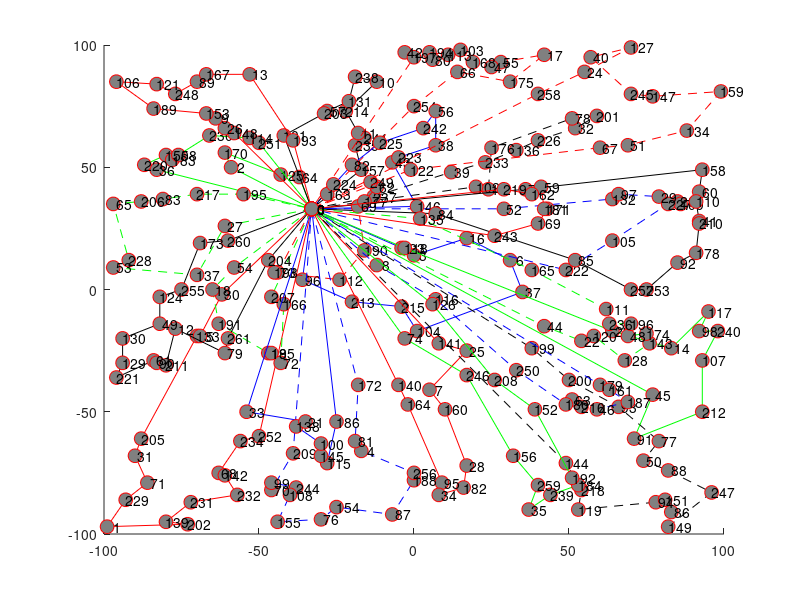

MATLAB code for this plot: (Note: this script raises an error after producing the figure.)
hold on;
plot([-33;-50;-56;-63;-61;-57;-72;-80;-73;-99;-93;-86;-90;-88;-70;-69;-62;-33], [ 33;-60;-62;-75;-76;-84;-87;-95;-96;-97;-86;-79;-68;-61;-19;-19; -2; 33], '-ro', 'MarkerSize', 10, 'MarkerEdgeColor', 'r', 'MarkerFaceColor', [0.5,0.5,0.5]);
text([-33;-50;-56;-63;-61;-57;-72;-80;-73;-99;-93;-86;-90;-88;-70;-69;-62;-33], [ 33;-60;-62;-75;-76;-84;-87;-95;-96;-97;-86;-79;-68;-61;-19;-19; -2; 33], num2str([   0; 252; 234;  68; 142; 232; 231; 139; 202;   1; 229;  71;  31; 205; 133;   5;  30;   0]));
plot([-33;-59;-61;-43;-37;-33], [ 33; 50; 56; 47; 46; 33], '-go', 'MarkerSize', 10, 'MarkerEdgeColor', 'r', 'MarkerFaceColor', [0.5,0.5,0.5]);
text([-33;-59;-61;-43;-37;-33], [ 33; 50; 56; 47; 46; 33], num2str([   0;   2; 170; 125;  64;   0]));
plot([-33; -4;  0; 17; 31; 35;  1; -4;-20;-36;-33], [ 33; 17; 14; 21; 12; -1;-17; -7; -5;  4; 33], '-bo', 'MarkerSize', 10, 'MarkerEdgeColor', 'r', 'MarkerFaceColor', [0.5,0.5,0.5]);
text([-33; -4;  0; 17; 31; 35;  1; -4;-20;-36;-33], [ 33; 17; 14; 21; 12; -1;-17; -7; -5;  4; 33], num2str([   0; 123;   3;  16;   6;  37; 104; 215; 213;  96;   0]));
plot([-33;-17;-19;-16;-18;-22;-12;-19;-21;-28;-29;-42;-33], [ 33; 49; 59; 62; 64; 73; 85; 87; 77; 73; 72; 63; 33], '-ko', 'MarkerSize', 10, 'MarkerEdgeColor', 'r', 'MarkerFaceColor', [0.5,0.5,0.5]);
text([-33;-17;-19;-16;-18;-22;-12;-19;-21;-28;-29;-42;-33], [ 33; 49; 59; 62; 64; 73; 85; 87; 77; 73; 72; 63; 33], num2str([   0; 157; 235; 241;  11; 214;  10; 238; 131;  57; 203; 101;   0]));
plot([-33;  0; 14; 31; 42; 28; 25; 19; 15; 11;  5;  6; -3;  0;-33], [ 33; 75; 89; 85; 96; 93; 91; 93; 98; 96; 97; 94; 97; 95; 33], '--ro', 'MarkerSize', 10, 'MarkerEdgeColor', 'r', 'MarkerFaceColor', [0.5,0.5,0.5]);
text([-33;  0; 14; 31; 42; 28; 25; 19; 15; 11;  5;  6; -3;  0;-33], [ 33; 75; 89; 85; 96; 93; 91; 93; 98; 96; 97; 94; 97; 95; 33], num2str([   0; 254;  66; 175;  17;  55;  47; 168; 103; 113; 194;  80;  42; 197;   0]));
plot([-33;-58;-65;-63;-47;-46;-43;-42;-46;-33], [ 33;  9;  0;-14;-26;-26;-30; -6; -3; 33], '--go', 'MarkerSize', 10, 'MarkerEdgeColor', 'r', 'MarkerFaceColor', [0.5,0.5,0.5]);
text([-33;-58;-65;-63;-47;-46;-43;-42;-46;-33], [ 33;  9;  0;-14;-26;-26;-30; -6; -3; 33], num2str([   0;  54;  18; 191;  19; 185;  72; 166; 207;   0]));
plot([-33; 29; 64; 66; 79; 85; 86; 82; 64; 49;-33], [ 33; 33; 37; 39; 38; 36; 35; 35; 20;  8; 33], '--bo', 'MarkerSize', 10, 'MarkerEdgeColor', 'r', 'MarkerFaceColor', [0.5,0.5,0.5]);
text([-33; 29; 64; 66; 79; 85; 86; 82; 64; 49;-33], [ 33; 33; 37; 39; 38; 36; 35; 35; 20;  8; 33], num2str([   0;  52; 132;  97;  29;  20; 109; 227; 105; 222;   0]));
plot([-33;-13; 12; 23; 33; 40; 52; 59; 51; 25; 24; 20;-33], [ 33; 38; 48; 52; 57; 61; 66; 71; 70; 58; 41; 42; 33], '--ko', 'MarkerSize', 10, 'MarkerEdgeColor', 'r', 'MarkerFaceColor', [0.5,0.5,0.5]);
text([-33;-13; 12; 23; 33; 40; 52; 59; 51; 25; 24; 20;-33], [ 33; 38; 48; 52; 57; 61; 66; 71; 70; 58; 41; 42; 33], num2str([   0; 237;  39; 233; 136; 226;  32; 201;  78; 176;  15; 102;   0]));
plot([-33; -5; -2;  9;  8; 16; 17; 10;  5; 17;  8;-33], [ 33;-39;-47;-79;-84;-81;-72;-49;-41;-25;-22; 33], '-ro', 'MarkerSize', 10, 'MarkerEdgeColor', 'r', 'MarkerFaceColor', [0.5,0.5,0.5]);
text([-33; -5; -2;  9;  8; 16; 17; 10;  5; 17;  8;-33], [ 33;-39;-47;-79;-84;-81;-72;-49;-41;-25;-22; 33], num2str([   0; 140; 164;  95;  34; 182;  28; 160;   7;  25; 141;   0]));
plot([-33;-83;-87;-80;-78;-76;-66;-53;-50;-33], [ 33; 49; 51; 55; 53; 55; 63; 62; 60; 33], '-go', 'MarkerSize', 10, 'MarkerEdgeColor', 'r', 'MarkerFaceColor', [0.5,0.5,0.5]);
text([-33;-83;-87;-80;-78;-76;-66;-53;-50;-33], [ 33; 49; 51; 55; 53; 55; 63; 62; 60; 33], num2str([   0;  36; 220; 150; 183;  58; 230; 114; 251;   0]));
plot([-33;  1; -7; -5;  7;  7;  3;-11;-20;-33], [ 33; 34; 52; 54; 59; 73; 66; 60; 51; 33], '-bo', 'MarkerSize', 10, 'MarkerEdgeColor', 'r', 'MarkerFaceColor', [0.5,0.5,0.5]);
text([-33;  1; -7; -5;  7;  7;  3;-11;-20;-33], [ 33; 34; 52; 54; 59; 73; 66; 60; 51; 33], num2str([   0; 146;  43; 223;  38;  56; 242; 225;  82;   0]));
plot([-33; 36; 93; 92; 91; 92; 92; 91; 85; 75; 70; 52;  7;-33], [ 33; 41; 49; 40; 36; 28; 27; 15; 11;  0;  0; 12; 31; 33], '-ko', 'MarkerSize', 10, 'MarkerEdgeColor', 'r', 'MarkerFaceColor', [0.5,0.5,0.5]);
text([-33; 36; 93; 92; 91; 92; 92; 91; 85; 75; 70; 52;  7;-33], [ 33; 41; 49; 40; 36; 28; 27; 15; 11;  0;  0; 12; 31; 33], num2str([   0;  75; 158;  60; 110;  41; 210; 178;  92; 253; 257;  85;  84;   0]));
plot([-33;-44;-45;-24;-16;-18;-16;-12;-14;-33], [ 33;  7;  7;  4; 16; 34; 36; 42; 44; 33], '--ro', 'MarkerSize', 10, 'MarkerEdgeColor', 'r', 'MarkerFaceColor', [0.5,0.5,0.5]);
text([-33;-44;-45;-24;-16;-18;-16;-12;-14;-33], [ 33;  7;  7;  4; 16; 34; 36; 42; 44; 33], num2str([   0;  73; 198; 112; 190;  69; 177;  62; 249;   0]));
plot([-33;-61;-70;-97;-92;-97;-88;-81;-70;-55;-33], [ 33; 26;  6;  9; 12; 35; 36; 37; 39; 39; 33], '--go', 'MarkerSize', 10, 'MarkerEdgeColor', 'r', 'MarkerFaceColor', [0.5,0.5,0.5]);
text([-33;-61;-70;-97;-92;-97;-88;-81;-70;-55;-33], [ 33; 26;  6;  9; 12; 35; 36; 37; 39; 39; 33], num2str([   0;  27; 137;  53; 228;  65; 206;  83; 217; 195;   0]));
plot([-33;-39;-46;-46;-38;-40;-44;-30;-25; -7;  0;  0;-17;-19;-18;-33], [ 33;-67;-82;-79;-81;-84;-95;-94;-89;-92;-78;-75;-66;-62;-39; 33], '--bo', 'MarkerSize', 10, 'MarkerEdgeColor', 'r', 'MarkerFaceColor', [0.5,0.5,0.5]);
text([-33;-39;-46;-46;-38;-40;-44;-30;-25; -7;  0;  0;-17;-19;-18;-33], [ 33;-67;-82;-79;-81;-84;-95;-94;-89;-92;-78;-75;-66;-62;-39; 33], num2str([   0; 209;  70;  99; 244; 108; 155;  76; 154;  87; 188; 256;   4;  81; 172;   0]));
plot([-33; 49; 54; 53; 78; 81; 83; 82; 96; 82; 74; 79; 66; 50; 38;-33], [ 33;-71;-82;-90;-87;-86;-91;-97;-83;-74;-70;-62;-48;-37;-24; 33], '--ko', 'MarkerSize', 10, 'MarkerEdgeColor', 'r', 'MarkerFaceColor', [0.5,0.5,0.5]);
text([-33; 49; 54; 53; 78; 81; 83; 82; 96; 82; 74; 79; 66; 50; 38;-33], [ 33;-71;-82;-90;-87;-86;-91;-97;-83;-74;-70;-62;-48;-37;-24; 33], num2str([   0; 144; 218; 119;  94; 151;  86; 149; 247;  88;  50;  77;  93; 200; 199;   0]));
plot([-33;-58;-61;-64;-67;-84;-96;-83;-77;-70;-67;-53;-39;-33], [ 33; 64; 66; 70; 72; 74; 85; 84; 80; 85; 88; 88; 61; 33], '-ro', 'MarkerSize', 10, 'MarkerEdgeColor', 'r', 'MarkerFaceColor', [0.5,0.5,0.5]);
text([-33;-58;-61;-64;-67;-84;-96;-83;-77;-70;-67;-53;-39;-33], [ 33; 64; 66; 70; 72; 74; 85; 84; 80; 85; 88; 88; 61; 33], num2str([   0; 148;  26;   9; 153; 189; 106; 121; 248;  89; 167;  13; 193;   0]));
plot([-33; -3; 64; 83; 95; 92; 98; 93; 93; 71; 77;-33], [ 33; 17;-17;-24; -9;-17;-17;-29;-50;-61;-43; 33], '-go', 'MarkerSize', 10, 'MarkerEdgeColor', 'r', 'MarkerFaceColor', [0.5,0.5,0.5]);
text([-33; -3; 64; 83; 95; 92; 98; 93; 93; 71; 77;-33], [ 33; 17;-17;-24; -9;-17;-17;-29;-50;-61;-43; 33], num2str([   0; 118;  23;  14; 117;  98; 240; 107; 212;  91;  45;   0]));
plot([-33;-25;-28;-30;-30;-38;-35;-54;-33], [ 33;-54;-71;-68;-63;-56;-54;-50; 33], '-bo', 'MarkerSize', 10, 'MarkerEdgeColor', 'r', 'MarkerFaceColor', [0.5,0.5,0.5]);
text([-33;-25;-28;-30;-30;-38;-35;-54;-33], [ 33;-54;-71;-68;-63;-56;-54;-50; 33], num2str([   0; 186; 115; 145; 100; 138;  21;  33;   0]));
plot([-33;-60;-69;-75;-82;-82;-94;-94;-96;-84;-83;-80;-77;-61;-60;-47;-33], [ 33; 20; 19;  0; -3;-14;-20;-30;-36;-29;-30;-31;-16;-26;-20; 12; 33], '-ko', 'MarkerSize', 10, 'MarkerEdgeColor', 'r', 'MarkerFaceColor', [0.5,0.5,0.5]);
text([-33;-60;-69;-75;-82;-82;-94;-94;-96;-84;-83;-80;-77;-61;-60;-47;-33], [ 33; 20; 19;  0; -3;-14;-20;-30;-36;-29;-30;-31;-16;-26;-20; 12; 33], num2str([   0; 260; 173; 255; 124;  49; 130; 129; 221;  61;  90; 211;  12;  79; 261; 204;   0]));
plot([-33; -1; 60; 69; 88; 99; 77; 70; 57; 70; 55; 40;-33], [ 33; 49; 58; 59; 65; 81; 79; 80; 95; 99; 89; 80; 33], '--ro', 'MarkerSize', 10, 'MarkerEdgeColor', 'r', 'MarkerFaceColor', [0.5,0.5,0.5]);
text([-33; -1; 60; 69; 88; 99; 77; 70; 57; 70; 55; 40;-33], [ 33; 49; 58; 59; 65; 81; 79; 80; 95; 99; 89; 80; 33], num2str([   0; 122;  67;  51; 134; 159; 147; 245;  40; 127;  24; 258;   0]));
plot([-33; 42; 54; 58; 68; 76; 75; 69; 70; 63; 62; 38;  2;-33], [ 33;-15;-21;-19;-29;-22;-18;-19;-14;-14; -8;  8; 29; 33], '--go', 'MarkerSize', 10, 'MarkerEdgeColor', 'r', 'MarkerFaceColor', [0.5,0.5,0.5]);
text([-33; 42; 54; 58; 68; 76; 75; 69; 70; 63; 62; 38;  2;-33], [ 33;-15;-21;-19;-29;-22;-18;-19;-14;-14; -8;  8; 29; 33], num2str([   0;  44;  22; 120; 128; 143; 174;  48; 196; 236; 111; 165; 135;   0]));
plot([-33; 60; 63; 69; 59; 54; 51; 49; 33;  7;-12;-33], [ 33;-39;-41;-46;-49;-48;-45;-47;-33; -4; 10; 33], '--bo', 'MarkerSize', 10, 'MarkerEdgeColor', 'r', 'MarkerFaceColor', [0.5,0.5,0.5]);
text([-33; 60; 63; 69; 59; 54; 51; 49; 33;  7;-12;-33], [ 33;-39;-41;-46;-49;-48;-45;-47;-33; -4; 10; 33], num2str([   0; 179; 161; 187;  46; 216;  63; 180; 250; 116;   8;   0]));
plot([-33;-28;-26;-33], [ 33; 39; 43; 33], '--ko', 'MarkerSize', 10, 'MarkerEdgeColor', 'r', 'MarkerFaceColor', [0.5,0.5,0.5]);
text([-33;-28;-26;-33], [ 33; 39; 43; 33], num2str([   0; 163; 224;   0]));
plot([-33; 26; 40; 43; 42; 41; 38; 29;-33], [ 33; 22; 27; 33; 33; 42; 39; 41; 33], '-ro', 'MarkerSize', 10, 'MarkerEdgeColor', 'r', 'MarkerFaceColor', [0.5,0.5,0.5]);
text([-33; 26; 40; 43; 42; 41; 38; 29;-33], [ 33; 22; 27; 33; 33; 42; 39; 41; 33], num2str([   0; 243; 169; 171; 181;  59; 162; 219;   0]));
plot([-33; -3; 17; 32; 40; 37; 44; 53; 51; 39; 26;  6;-33], [ 33;-20;-35;-68;-80;-90;-84;-80;-77;-49;-37; -6; 33], '-go', 'MarkerSize', 10, 'MarkerEdgeColor', 'r', 'MarkerFaceColor', [0.5,0.5,0.5]);
text([-33; -3; 17; 32; 40; 37; 44; 53; 51; 39; 26;  6;-33], [ 33;-20;-35;-68;-80;-90;-84;-80;-77;-49;-37; -6; 33], num2str([   0;  74; 246; 156; 259;  35; 239; 184; 192; 152; 208; 126;   0]));
legend('Route 1','Route 2','Route 3','Route 4','Route 5','Route 6','Route 7','Route 8','Route 9','Route 10','Route 11','Route 12','Route 13','Route 14','Route 15','Route 16','Route 17','Route 18','Route 19','Route 20','Route 21','Route 22','Route 23','Route 24','Route 25','Route 26',0);
xlabel('x');
ylabel('y');
